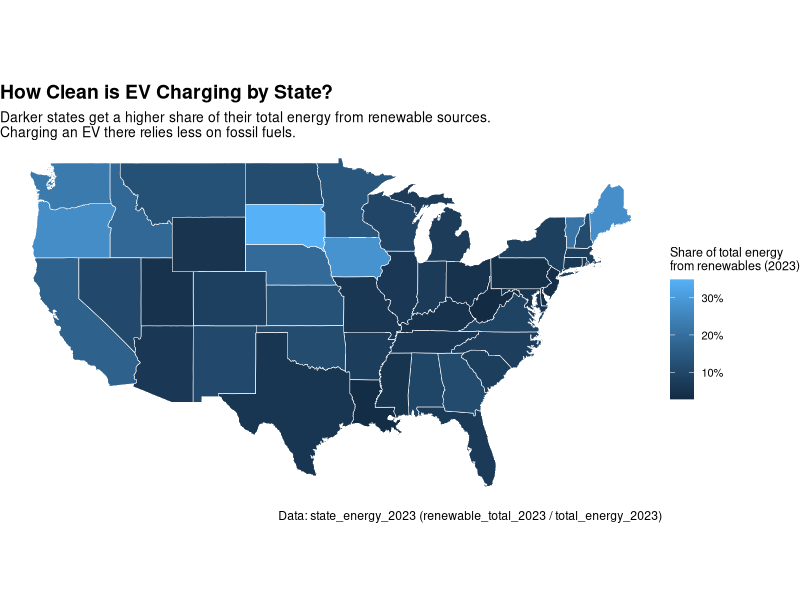

Reproduce this figure in R.
## ---- chunk 1
library(readr)
library(dplyr)
library(tidyr)
library(stringr)
library(tibble)
## ---- chunk 2
## Part 1: helper to standardize column names

clean_names <- function(df) {
  new_names <- names(df) |>
    str_trim() |>
    str_replace_all("[^A-Za-z0-9]+", "_") |>
    tolower() |>
    str_replace_all("^_|_$", "")
  names(df) <- new_names
  df
}

renew_2023 <- read_csv("data/renew-use-2023.csv") |> clean_names()
total_2023 <- read_csv("data/total-use-2023.csv") |> clean_names()
ev_raw     <- read_csv("data/ev-registrations-by-state-2023.csv") |> clean_names()



renew_2023_clean <-
  renew_2023 |>
  mutate(
    state = toupper(state),
    renewable_use_2023_num = as.numeric(
      na_if(
        str_replace_all(
          as.character(renewable_use_2023),
          "[^0-9.]",
          ""
        ),
        ""
      )
    )
  )

renew_by_state_2023 <-
  renew_2023_clean |>
  group_by(state) |>
  summarize(
    renewable_total_2023 = sum(renewable_use_2023_num, na.rm = TRUE),
    .groups = "drop"
  )

total_2023_long <-
  total_2023 |>
  pivot_longer(
    cols = -energy_source,
    names_to = "state",
    values_to = "energy_use_2023"
  ) |>
  mutate(
    state = toupper(state)
  )

total_energy_by_state_2023 <-
  total_2023_long |>
  group_by(state) |>
  summarize(
    total_energy_2023 = sum(energy_use_2023, na.rm = TRUE),
    .groups = "drop"
  )


ev_tidy <-
  ev_raw |>
  slice(-(1:2)) |>
  select(1, 2) |>
  rename(
    state_full = 1,
    ev_reg_raw = 2
  ) |>
  mutate(
    state_full = str_trim(state_full),
    ev_registrations_2023 = as.numeric(
      na_if(
        str_replace_all(
          as.character(ev_reg_raw),
          "[^0-9]",
          ""
        ),
        ""
      )
    )
  )

state_lookup <- tibble(
  state_full = c(
    "Alabama","Alaska","Arizona","Arkansas","California","Colorado","Connecticut",
    "Delaware","District of Columbia","Florida","Georgia","Hawaii","Idaho","Illinois",
    "Indiana","Iowa","Kansas","Kentucky","Louisiana","Maine","Maryland","Massachusetts",
    "Michigan","Minnesota","Mississippi","Missouri","Montana","Nebraska","Nevada",
    "New Hampshire","New Jersey","New Mexico","New York","North Carolina",
    "North Dakota","Ohio","Oklahoma","Oregon","Pennsylvania","Rhode Island",
    "South Carolina","South Dakota","Tennessee","Texas","Utah","Vermont","Virginia",
    "Washington","West Virginia","Wisconsin","Wyoming","Total"
  ),
  state = c(
    "AL","AK","AZ","AR","CA","CO","CT",
    "DE","DC","FL","GA","HI","ID","IL",
    "IN","IA","KS","KY","LA","ME","MD","MA",
    "MI","MN","MS","MO","MT","NE","NV",
    "NH","NJ","NM","NY","NC",
    "ND","OH","OK","OR","PA","RI",
    "SC","SD","TN","TX","UT","VT","VA",
    "WA","WV","WI","WY","US"
  )
)

ev_by_state_2023 <-
  ev_tidy |>
  left_join(state_lookup, by = "state_full") |>
  select(state, ev_registrations_2023)

state_energy_2023 <-
  renew_by_state_2023 |>
  left_join(total_energy_by_state_2023, by = "state") |>
  mutate(
    renewable_share_2023 = renewable_total_2023 / total_energy_2023
  ) |>
  left_join(ev_by_state_2023, by = "state")

state_energy_2023 |>
  arrange(desc(renewable_share_2023)) |>
  head(10)
## ---- chunk 3
state_energy_2023 <-
  state_energy_2023 |>
  mutate(
    renewable_share_2023 = renewable_total_2023 / total_energy_2023,
    ev_per_total_energy_2023 = ev_registrations_2023 / total_energy_2023
  )

state_energy_2023 |>
  arrange(desc(renewable_share_2023)) |>
  select(state, renewable_share_2023, ev_registrations_2023, ev_per_total_energy_2023) |>
  head(10)
## ---- chunk 4
library(maps)
library(ggplot2)
library(scales)
library(dplyr)
library(tibble)
library(stringr)

us_states_map <- map_data("state")
state_name_lookup <- tibble(
  state = state.abb,
  region = tolower(state.name)
)

plot_data <-
  state_energy_2023 |>
  left_join(state_name_lookup, by = "state") |>
  filter(!is.na(region))

choropleth_data <-
  us_states_map |>
  left_join(plot_data, by = "region")

ggplot(choropleth_data,
       aes(x = long, y = lat, group = group, fill = renewable_share_2023)) +
  geom_polygon(color = "white", linewidth = 0.2) +
  coord_fixed(1.3) +
  scale_fill_continuous(
    name = "Share of total energy\nfrom renewables (2023)",
    labels = percent_format(accuracy = 1)
  ) +
  labs(
    title = "How Clean is EV Charging by State?",
    subtitle = "Darker states get a higher share of their total energy from renewable sources.\nCharging an EV there relies less on fossil fuels.",
    caption = "Data: state_energy_2023 (renewable_total_2023 / total_energy_2023)"
  ) +
  theme_void() +
  theme(
    legend.position = "right",
    plot.title = element_text(face = "bold", size = 14),
    plot.subtitle = element_text(size = 10),
    legend.title = element_text(size = 9),
    legend.text = element_text(size = 8)
  )
